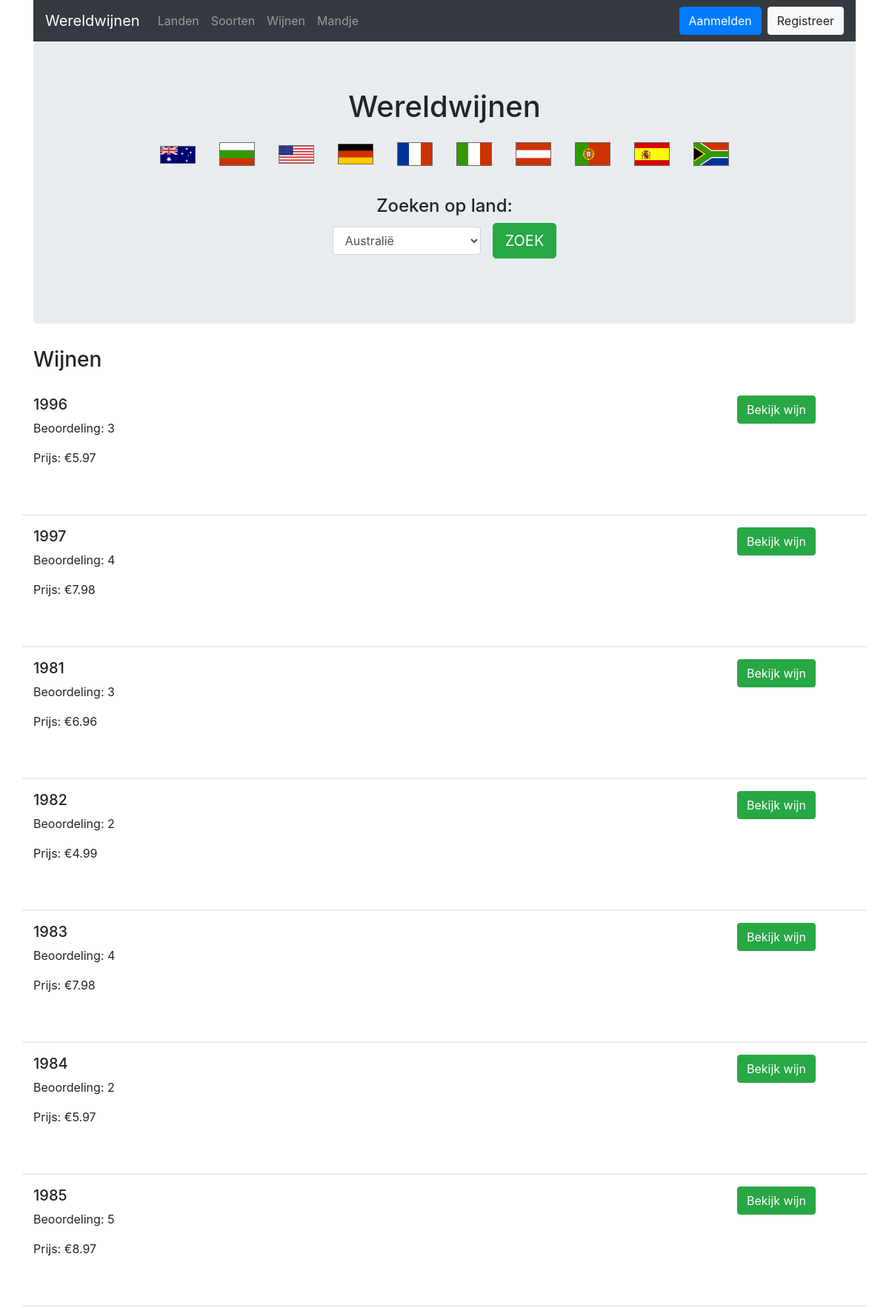
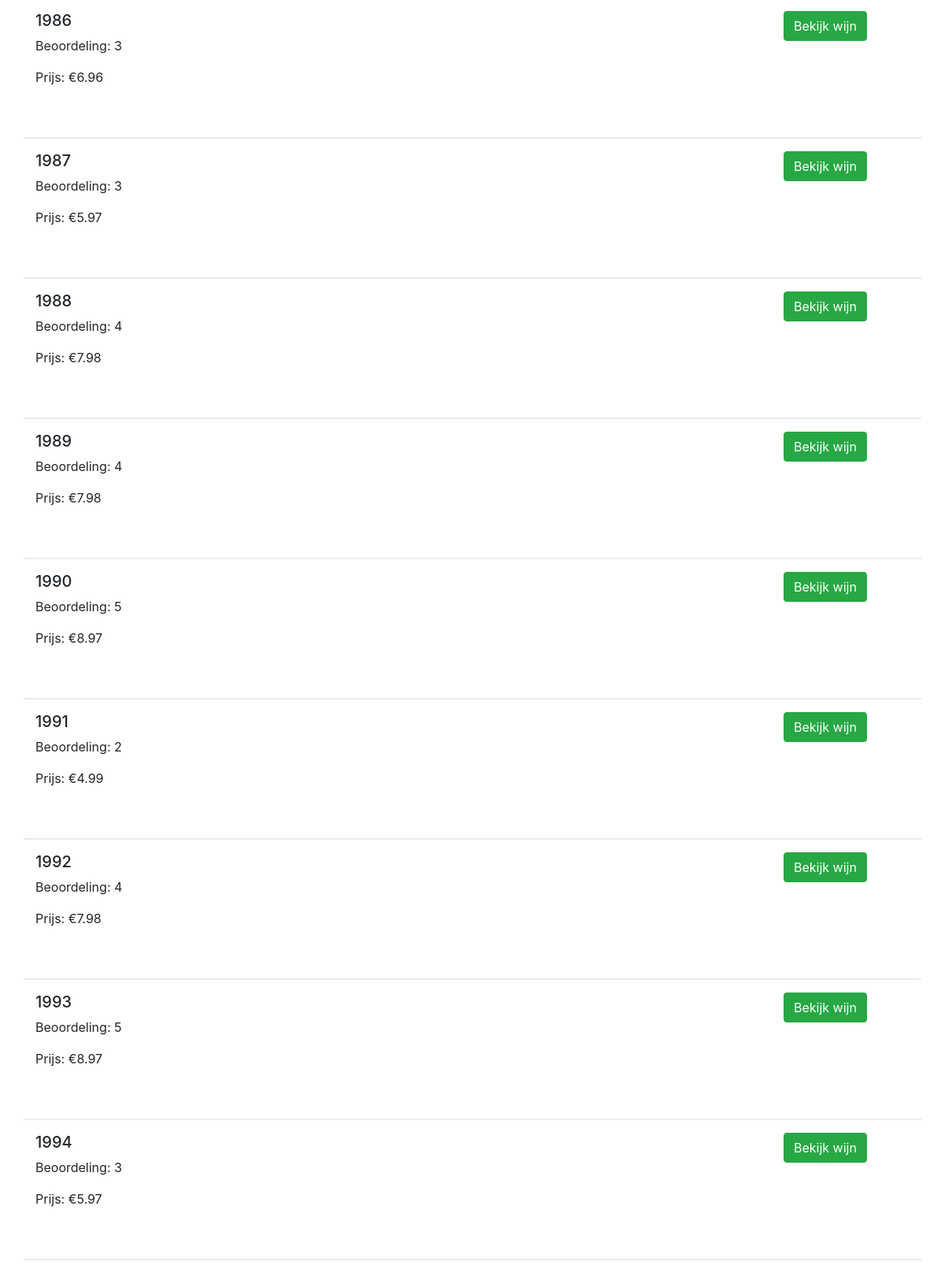
The page /wijnen.php?page=4 (upper part) on the database its author committed (2 pictures, top to bottom).
### tables this page shows
CREATE TABLE landen (
  id int unsigned NOT NULL,
  naam varchar(50) NOT NULL,
  versie int unsigned not null default 0,
  PRIMARY KEY (id) USING BTREE,
  UNIQUE KEY Land(naam) USING BTREE
);

CREATE TABLE wijnen (
  id int unsigned NOT NULL AUTO_INCREMENT,
  soortid int unsigned NOT NULL,
  jaar smallint unsigned NOT NULL,
  beoordeling tinyint unsigned NOT NULL,
  prijs decimal(9,2) NOT NULL,
  inBestelling int unsigned NOT NULL,
  versie int unsigned not null default 0,
  PRIMARY KEY (id) USING BTREE,
  KEY FK_wijnen_soorten(soortid) USING BTREE,
  CONSTRAINT FK_wijnen_soorten FOREIGN KEY (soortid) REFERENCES soorten(id)
);

### lib/Template.php (called while the page is built, shortened)
<?php
    class Template {
        protected $template_path;
        public function __construct($template_path) {
            $this->template_path = $template_path;
        }
        public function __toString() {
            include basename($this->template_path);
            return ob_get_clean();
        }
    }
?>

### database/Database.php (called while the page is built)
<?php
    class Database {
        private $host = DB_HOST;
        private $user = DB_USER;
        private $password = DB_PASSWORD;
        private $name = DB_NAME;
        protected function connect() {
            $dbConnection = "mysql:host=" . $this->host . ";dbname=" . $this->name;
            $options = array(
                PDO::ATTR_EMULATE_PREPARES => false,
                PDO::ATTR_PERSISTENT => true,
                PDO::ATTR_ERRMODE => PDO::ERRMODE_EXCEPTION,
                PDO::ATTR_DEFAULT_FETCH_MODE => PDO::FETCH_OBJ
            );
            try {
                $pdo = new PDO($dbConnection, $this->user, $this->password, $options);
                return $pdo;
            } catch (PDOException $e) {
                $this->error = $e->getMessage();
            }
        }
    }
?>

### src/repositories/LandRepository.php (called while the page is built, shortened)
<?php
    class LandRepository extends Database {
        protected function findAll() {
            $sql = "SELECT * FROM landen";
            $stmt = $this->connect()->prepare($sql);
            $stmt->execute();
            return $stmt->fetchAll();
        }
    }
?>

### src/views/LandView.php (called while the page is built, shortened)
<?php
    class LandView extends LandRepository {
        public function getLanden() {
            return $this->findAll();
        }
    }
?>

### includes/autoloader.php (called while the page is built, shortened)
<?php
    function Autoloader($classname) {
        $url = $_SERVER['HTTP_HOST'] . $_SERVER['REQUEST_URI'];
        $path = "src/domain/";
        $extention = ".php";
        if ($classname == "Database") {
            $path = "database/";
        }
        else if ($classname == "Template") {
            $path = "lib/";
        }
        else if ($classname == "Mandje") {
            $path = "src/sessions/";
        }
        else if (strpos($classname, "View")) {
            $path = "src/views/";
        }
        else if (strpos($classname, "Controller")) {
            $path = "src/controllers/";
        }
        else if (strpos($classname, "Repository")) {
            $path = "src/repositories/";
        }
        $fullPath = $path . $classname . $extention;
    }
?>

### src/repositories/WijnRepository.php (called while the page is built, shortened)
<?php
    class WijnRepository extends Database {
        protected function findAllWithPagination($startAt, $perPage) {
            $sql = "SELECT * FROM wijnen ORDER BY id ASC LIMIT :startAt, :perPage";
            $stmt = $this->connect()->prepare($sql);
            $stmt->bindParam(":startAt", $startAt);
            $stmt->bindParam(":perPage", $perPage);
            $stmt->execute();
            return $stmt->fetchAll();
        }
    }
?>

### src/views/WijnView.php (called while the page is built, shortened)
<?php
    class WijnView extends WijnRepository {
        public function getWijnenWithPagination($startAt, $perPage) {
            return $this->findAllWithPagination($startAt, $perPage);
        }
    }
?>

### templates/wijnenoverzicht.php (the view, shortened to what this page needs)
<?php include 'includes/header-w-subheader.php'; ?>
        <h3 class="title"><?php echo $title; ?></h3>
        <?php
            if ($wijnen != null) {
            foreach($wijnen as $wijn): ?>
            <div class="row marketing">
                <div class="col-md-10">
                <h5><?php echo $wijn->jaar; ?></h5>
                <p>Beoordeling: <?php echo $wijn->beoordeling; ?></p>
                <p>Prijs: €<?php echo $wijn->prijs; ?></p>
                <br><br>
                </div>
                <div class="col-md-2">
                    <a href="wijn.php?id=<?php echo $wijn->id; ?>" class="btn btn-success">Bekijk wijn</a>
                </div>
            </div>
        <?php
            endforeach;
            }
        ?>
<?php include 'includes/footer.php'; ?>

### templates/includes/header-w-subheader.php (shortened to what this page needs)
<!DOCTYPE html>
<html lang="en">
<head>
    <link rel="stylesheet" href="https://use.fontawesome.com/releases/v5.12.0/css/all.css">
    <link href="https://stackpath.bootstrapcdn.com/bootstrap/4.4.1/css/bootstrap.min.css" rel="stylesheet">
    <link rel="stylesheet" href="css/style.css">
</head>
<body>
    <div class="container">
      <div class="header">
        <nav class="navbar navbar-expand-md navbar-dark bg-dark">
        <a class="navbar-brand" href="index.php">Wereldwijnen</a>
        <div class="container-inline">
            <ul class="navbar-nav mr-auto">
                <li class="nav-item">
                    <a class="nav-link" href="./landen.php">Landen</a>
                </li>
                <li class="nav-item">
                    <a class="nav-link" href="./soorten.php">Soorten</a>
                </li>
                <li class="nav-item">
                    <a class="nav-link" href="./wijnen.php">Wijnen</a>
                </li>
                <li class="nav-item">
                    <a class="nav-link" href="./mandje.php">Mandje</a>
                </li>
            </ul>
        </div>
        <div class="navbar-nav ml-auto navbar-login-logout">
            <?php
                if (isset($_SESSION["usedId"])) {
                    echo '
                    <form method="post" action="./logout.php">
                        <input class="btn btn-danger" type="submit" value="Afmelden">
                    </form>
                    ';
                } else {
                    echo '
                    <a class="btn btn-primary btn-login" href="./login.php">Aanmelden</a>
                    <a class="btn btn-light" href="signup.php">Registreer</a>
                    ';
                }
            ?>
        </div>
      </div>
      <div class="jumbotron">
        <h1>Wereldwijnen</h1>
        <ul class="menu-flags">
            <?php foreach($landenHeader as $landHeader): ?>
                <li><a href="<?php echo "index.php?land=" . $landHeader->id; ?>"><img src="<?php echo './images/' . $landHeader->id . '.png'; ?>"></a></li>
            <?php endforeach; ?>
        </ul>
        <br>
        <h4>Zoeken op land: </h4>
        <form class="form" action="index.php" method="GET">
            <select id="selection" name="land" class="form-control" style="width:200px;">
                <?php foreach($landenHeader as $landHeader): ?>
                    <option class="option-flag" style="background-image:url(<?php echo './images/' . $landHeader->id . '.png'; ?>);" value="<?php echo $landHeader->id; ?>"><?php echo $landHeader->naam; ?></option>
                <?php endforeach; ?>
            </select>
            <br>
            <button type="submit" class="btn btn-lg btn-success">ZOEK</button>
        </form>
        <br>
    </div>

### css/style.css (style rules this page uses)
.jumbotron h1, .jumbotron h2, .jumbotron h3, .jumbotron h4, .jumbotron h5, .form { display: flex; justify-content: center; align-items: center; }
.menu-flags { display: flex; justify-content: center; align-items: center; list-style: none; margin: 0; padding: 0; }
li { float: left; }
.menu-flags li { display: block; text-align: center; padding: 16px; text-decoration: none; }
.menu-flags li img { width: 3rem; }
.form > .btn { margin-left: 1rem; }
.title { margin-bottom: 2rem; }
.row.marketing { border-bottom: solid 2px #e9ecef; margin-bottom: 1rem; }
.btn-login { margin-right: 0.5rem; }

### rows shown on the page
landen: shows a picture
landen: shows a picture
landen: shows a picture
landen: shows a picture
landen: shows a picture
landen: shows a picture
landen: shows a picture
landen: shows a picture
landen: shows a picture
landen: shows a picture
wijnen: jaar "1996", beoordeling "3", prijs "5.97"
wijnen: jaar "1997", beoordeling "4", prijs "7.98"
wijnen: jaar "1981", beoordeling "3", prijs "6.96"
wijnen: jaar "1982", beoordeling "2", prijs "4.99"
wijnen: jaar "1983", beoordeling "4", prijs "7.98"
wijnen: jaar "1984", beoordeling "2", prijs "5.97"
wijnen: jaar "1985", beoordeling "5", prijs "8.97"
wijnen: jaar "1986", beoordeling "3", prijs "6.96"
wijnen: jaar "1987", beoordeling "3", prijs "5.97"
wijnen: jaar "1988", beoordeling "4", prijs "7.98"
wijnen: jaar "1989", beoordeling "4", prijs "7.98"
wijnen: jaar "1990", beoordeling "5", prijs "8.97"
wijnen: jaar "1991", beoordeling "2", prijs "4.99"
wijnen: jaar "1992", beoordeling "4", prijs "7.98"
wijnen: jaar "1993", beoordeling "5", prijs "8.97"
wijnen: jaar "1994", beoordeling "3", prijs "5.97"

### other values the page prints
$title "Wijnen"
form field land "Australië"
